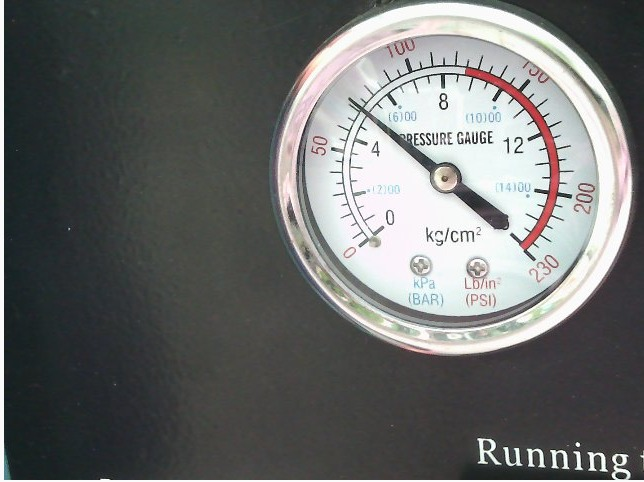
#> input picture images/meter.jpeg, 644 x 482 px
$ python analog_gr_rp_test.py
#> lines starting #> are read from the running program, lines starting #| are printed output that depends on the picture
# -*- coding: utf-8 -*-
import cv2
import numpy as np
import glob
import os
import sys
import random
import time
import json
import base64
import requests
from datetime import datetime, timedelta
import pytz
import shutil

def write_to_log_file(log_message):
    log_file_path = 'python_log.txt'

    # Open the log file in append mode
    with open(log_file_path, 'a') as log_file:
        # Write the message to the log file
        log_file.write(log_message + '\n')

def is_image_dark(image_name, brightness_threshold):
    # Load the image
    image = cv2.imread('images/%s' %(image_name))

    # Convert the image to grayscale
    gray = cv2.cvtColor(image, cv2.COLOR_BGR2GRAY)

    # Calculate the average brightness (luminance)
    average_brightness = cv2.mean(gray)[0]

    write_to_log_file("average_brightness = %s" % (average_brightness))
    write_to_log_file("brightness_threshold = %s" % (brightness_threshold))

    # Compare the average brightness to the threshold
    is_dark = average_brightness < brightness_threshold

    return average_brightness, is_dark

# [72 lines left out: functions is_within_brightness_range, darken_needle, increase_brightness, rotate_image_counterclockwise, rotate_image_clockwise, not called in this run]

def crop_image_using_circle(image_name):
    # Load the image
    img = cv2.imread('images/%s' %(image_name))

    # Convert the image to grayscale
    gray = cv2.cvtColor(img, cv2.COLOR_BGR2GRAY)

    # Apply Gaussian blur to reduce noise
    blurred = cv2.GaussianBlur(gray, (5, 5), 0)

    # Apply Canny edge detection to detect edges
    edges = cv2.Canny(blurred, 50, 150)
    # Detect circles using the HoughCircles function

    #circles = cv2.HoughCircles(edges, cv2.HOUGH_GRADIENT, dp=1, minDist=500, param1=200, param2=50, minRadius=0, maxRadius=155)
    circles = cv2.HoughCircles(gray, cv2.HOUGH_GRADIENT, dp=1, minDist=200, param1=200, param2=100, minRadius=50, maxRadius=500)

    if circles is not None:
        write_to_log_file("Number of circles detected after crop: %s" % (len(circles[0])))
    else:
        write_to_log_file("No circles detected in the image after crop.")
    # If circles are found, draw them and crop the image
    if circles is not None:
        # Convert the (x, y) coordinates and radius of the circles to integers
        circles = circles.astype(int)
        # Draw the circles on the original image
        #for (x, y, r) in circles[0]:
        #    cv2.circle(img, (x, y), r, (0, 255, 0), 2)

        # Crop and save each circle
        for i in range(len(circles[0])):
            x, y, r = circles[0][i]
            cropped = img[y - r:y + r, x - r:x + r]
            cv2.imwrite('images/crop' + str(i + 1) + '.jpg', cropped)

        cv2.waitKey(0)
        cv2.destroyAllWindows()
        # Return the number of circles detected
        return len(circles[0])
    else:
        # If no circles are detected, return 0
        return 0


def get_user_input(image_name):
    # [4 lines of commented-out code are left out]

    min_angle =30
    max_angle =330
    min_value = 0
    max_value = 230
    write_to_log_file("min_angle %s max_angle %s min_value %s max_value %s" % (min_angle, max_angle, min_value, max_value))
    return min_angle, max_angle, min_value, max_value

# [13 lines left out: function avg_circles, not called in this run]


# x,y is the centre of circle, r is radius of circle
def draw_pts_and_text_in_img_to_show_deg(img, x, y, r, image_path, gauge_number, file_type):
    # Put Text in seperation of 10 degree, that means 36 points in 360 degree circle
    separation = 10.0  # in degrees
    interval = int(360 / separation)

    # set empty arrays, 2 is for getting the x and y points for each point
    start = np.zeros((interval, 2))
    end = np.zeros((interval, 2))
    p_text = np.zeros((interval, 2))

    # start[i][j] is the x and y coordinates for the starting point of point to show angle
    # Since start point is before the circumference of circle, put 0.9 * r
    # Eq for any point in x-axis x = a + r * cos@, where a, b is centre point of circle
    # Eq for any point in y-axis y = b + r * sin@, where a, b is centre point of circle
    for i in range(0, interval):
        for j in range(0, 2):
            if j % 2 == 0:
                start[i][j] = x + 0.9 * r * np.cos(separation * i * 3.14 / 180)  # point for lines
            else:
                start[i][j] = y + 0.9 * r * np.sin(separation * i * 3.14 / 180)

    # end[i][j] is the x and y coordinates for the end point of point to show angle
    # Since end point is at the circumference of circle, put r itself in eqn
    # Eq for any point in x-axis x = a + r * cos@, where a, b is centre point of circle
    # Eq for any point in y-axis y = b + r * sin@, where a, b is centre point of circle
    for i in range(0, interval):
        for j in range(0, 2):
            if j % 2 == 0:
                end[i][j] = x + r * np.cos(separation * i * 3.14 / 180)
            else:
                end[i][j] = y + r * np.sin(separation * i * 3.14 / 180)

    text_offset_x = 10
    text_offset_y = 5

    # point for text labels, i+9 rotates the labels by 90 degrees
    # 1.2 * r since text is written outside the circumference of circle
    for i in range(0, interval):
        for j in range(0, 2):
            if j % 2 == 0:
                p_text[i][j] = x - text_offset_x + 0.8 * r * np.cos((separation) * (i + 9) * 3.14 / 180)
            else:
                p_text[i][j] = y + text_offset_y + 0.8 * r * np.sin((separation) * (i + 9) * 3.14 / 180)

    # add the lines and labels to the image
    # cv2.line(image, start_point, end_point, color, thickness)
    # start_point: It is the starting coordinates of the line.
    #              The coordinates are represented as tuples of two values i.e. (X, Y).
    # end_point: It is the ending coordinates of the line.
    #            The coordinates are represented as tuples of two values i.e. (X, Y).
    # color: It is the color of the line to be drawn.
    #        For RGB, we pass a tuple. eg: (255, 0, 0) for blue color.
    # thickness: It is the thickness of the line in px.

    # cv2.putText(image, text, org, font, fontScale, color[, thickness[, lineType[, bottomLeftOrigin]]])
    # image: It is the image on which text is to be drawn.
    # text: Text string to be drawn.
    # org: It is the coordinates of the bottom-left corner of the text string in the image.
    #      The coordinates are represented as tuples of two values i.e. (X, Y).
    # font: It denotes the font type. Some of font types are FONT_HERSHEY_SIMPLEX, FONT_HERSHEY_PLAIN, , etc.
    # fontScale: Font scale factor that is multiplied by the font-specific base size.
    # color: It is the color of text string to be drawn. For BGR, we pass a tuple. eg: (255, 0, 0) for blue color.
    # thickness: It is the thickness of the line in px.
    # lineType: This is an optional parameter.It gives the type of the line to be used.
    # bottomLeftOrigin: This is an optional parameter.
    #                   When it is true, the image data origin is at the bottom-left corner.
    #                   Otherwise, it is at the top-left corner.
    for i in range(0, interval):
        cv2.line(img, (int(start[i][0]), int(start[i][1])), (int(end[i][0]), int(end[i][1])), (0, 255, 0), 2)
        cv2.putText(img, '%s' % (int(i * separation)), (int(p_text[i][0]), int(p_text[i][1])), cv2.FONT_HERSHEY_SIMPLEX,
                    0.3, (0, 0, 0), 1, cv2.LINE_AA)

    # Image after the lines and labels added to the image
    cv2.imwrite('images/output/gauge-%s-calibration.%s' % (gauge_number, file_type), img)

    return img;


def find_and_draw_circle(image_path, gauge_number, file_type):
    img = cv2.imread(image_path)
    output = img.copy()
    height, width = img.shape[:2]
    #print("height = ", height)
    #print("width = ", width)

    # Convert the image to gray scale
    gray = cv2.cvtColor(img, cv2.COLOR_BGR2GRAY)

    # detect circles
    # restricting the search from 35-48% of the possible radii gives fairly good results across different samples.
    # 1 - dp value, larger this value, smaller the accumulator array become
    # 20 - minDist between the center(x,y) of detected circles
    #      if minDist is too small, multiple circles maybe falsely detected
    #      if minDist is large some circles mayn't be detected
    # 100 - param1 Canny edge detection requires two parameters — minVal and maxVal.
    #       Param1 is the higher threshold of the two. The second one is set as Param1/2.
    # 50  - param2, this is the accumulator threshold for the candidate detected circles.
    #       By increasing this threshold value, we can ensure that only the best circles,
    #       corresponding to larger accumulator values, are returned.
    # int(height*0.35) minRadius: Minimum circle radius.
    # int(height*0.48) maxRadius: Maximum circle radius.

    circles = cv2.HoughCircles(gray, cv2.HOUGH_GRADIENT, 1, 100, np.array([]), 100, 50, int(height * 0.35),
                               int(height * 0.48))

    #circles = cv2.HoughCircles(gray, cv2.HOUGH_GRADIENT, dp=1, minDist=200, param1=200, param2=100, minRadius=50, maxRadius=500)
    #circles = cv2.HoughCircles(gray, cv2.HOUGH_GRADIENT, dp=1, minDist=200, param1=200, param2=100, int(height * 0.35), int(height * 0.48))

    if circles is not None:
        write_to_log_file("find_and_draw_circle Number of circles detected: %s" % (len(circles[0])))
    else:
        write_to_log_file("find_and_draw_circle No circles detected in the image.")


    # Draw circles that are detected.
    if circles is not None:
        #a, b, r = circles.shape
        #print("circles.shape a = %s b = %s r = %s" % (a, b, r))

        # if there are more circles detected, we need to find average to get more accurate a,b, and r
        det_circles = np.round(circles[0, :]).astype("int")
        no_of_circles = len(det_circles)

        # Convert the circle parameters a, b and r to integers.
        circles = np.uint16(np.around(circles))

        for pt in circles[0, :]:
            a, b, r = pt[0], pt[1], pt[2]
            #print("no_of_circles %s circles.shape x = %s y = %s radius = %s" % (no_of_circles, a, b, r))

            # Draw the circumference of the circle.
            # cv2.circle(image, center_coordinates, radius, color, thickness)
            # image: It is the image on which the circle is to be drawn.
            # center_coordinates: It is the center coordinates of the circle.
            #                     The coordinates are represented as tuples of two values i.e.
            #                     (X coordinate value, Y coordinate value).
            # radius: It is the radius of the circle.
            # color: It is the color of the borderline of a circle to be drawn.
            #        For BGR, we pass a tuple. eg: (255, 0, 0) for blue color.
            #        (0, 255, 0) - Green
            #        (0, 0, 255) - Red
            # thickness: It is the thickness of the circle border line in px.
            #            Thickness of -1 px will fill the circle shape by the specified color.
            cv2.circle(img, (a, b), r, (0, 255, 0), 2)

            # Draw a small circle (of radius 1) to show the center.
            cv2.circle(img, (a, b), 1, (0, 0, 255), 3)
            cv2.imwrite('images/output/gauge-%s-circles-detected.%s' % (gauge_number, file_type), img)

        return img, a, b, r


def find_angle_between_2_points(x, y, final_line_list):
    x1 = final_line_list[0][0]
    y1 = final_line_list[0][1]
    x2 = final_line_list[0][2]
    y2 = final_line_list[0][3]

    #print("x=%s y=%s x1=%s y1=%s x2=%s y2=%s" % (x, y, x1, y1, x2, y2))
    # Angle of a line given 2 points is @= arctan(y2-y1/x2-x1)
    # find the farthest point from the center to be what is used to determine the angle
    dist_pt_0 = dist_2_pts(x, y, x1, y1)
    dist_pt_1 = dist_2_pts(x, y, x2, y2)
    #print("dist_pt_0=%s dist_pt_1=%s" % (dist_pt_0, dist_pt_1))

    if (dist_pt_0 > dist_pt_1):
        x_angle = x1 - x
        y_angle = y - y1
    else:
        x_angle = x2 - x
        y_angle = y - y2

    # take the arc tan of y/x to find the angle based on x-axis
    res = np.arctan(np.divide(float(y_angle), float(x_angle)))
    # [8 lines of commented-out code are left out]
    res = np.rad2deg(res)
    if x_angle > 0 and y_angle > 0:  # in quadrant I
        final_angle = 270 - res
    if x_angle < 0 and y_angle > 0:  # in quadrant II
        final_angle = 90 - res # this should be - based on test result
    if x_angle < 0 and y_angle < 0:  # in quadrant III
        final_angle = 90 - res
    if x_angle > 0 and y_angle < 0:  # in quadrant IV
        final_angle = 270 + res

    return final_angle


def dist_2_pts(x1, y1, x2, y2):
    return np.sqrt((x2 - x1) ** 2 + (y2 - y1) ** 2)


# remove all lines outside a given radius
def get_final_line(img, lines, x, y, r, image_path, gauge_number, file_type):
    final_line_list = []

    # diff1LowerBound and diff1UpperBound determine how close the line should be from the center
    diff1LowerBound = 0.05
    diff1UpperBound = 0.7

    # diff2LowerBound and diff2UpperBound determine how close the other point of the line should be to the outside of the gauge
    diff2LowerBound = 0.5
    diff2UpperBound = 1.0

    output = img.copy()

    write_to_log_file("Filtering lines based on diff1 < diff1UpperBound * r and diff1 > diff1LowerBound * r and")
    write_to_log_file("diff2 < diff2UpperBound * r and diff2 > diff2LowerBound * r")
    for i in range(0, len(lines)):
        for x1, y1, x2, y2 in lines[i]:
            diff1 = dist_2_pts(x, y, x1, y1)  # x, y is center of circle
            diff2 = dist_2_pts(x, y, x2, y2)  # x, y is center of circle

            # [8 lines of commented-out code are left out]
            if diff1 > diff2:
                temp = diff1
                diff1 = diff2
                diff2 = temp
            write_to_log_file("get_final_line diff1 = %s diff1UpperBound * r = %s diff1LowerBound * r = %s" % (diff1, diff1UpperBound * r, diff1LowerBound * r))
            write_to_log_file("get_final_line diff2 = %s diff2UpperBound * r = %s diff2LowerBound * r = %s" % (diff2, diff2UpperBound * r, diff2LowerBound * r))

            # check if line is within an acceptable range
            if ((diff1 < diff1UpperBound * r) and (diff1 > diff1LowerBound * r) and
                (diff2 < diff2UpperBound * r) and (diff2 > diff2LowerBound * r)):
                line_length = dist_2_pts(x1, y1, x2, y2)
                # [13 lines of commented-out code are left out]
                final_line_list.append([x1, y1, x2, y2])
    write_to_log_file("\n")
    # assumes the first line is the best one
    x1 = final_line_list[0][0]
    y1 = final_line_list[0][1]
    x2 = final_line_list[0][2]
    y2 = final_line_list[0][3]
    #print("x1 %s y1 %s x2 %s y2 %s" %(x1, y1, x2, y2))

    dist_pt_0 = dist_2_pts(x, y, x1, y1)
    dist_pt_1 = dist_2_pts(x, y, x2, y2)
    #print("dist_pt_0=%s dist_pt_1=%s" % (dist_pt_0, dist_pt_1))

    if (dist_pt_0 > dist_pt_1):
        cv2.line(img, (x, y), (x1, y1), (0, 255, 0), 2)
    else:
        cv2.line(img, (x, y), (x2, y2), (0, 255, 0), 2)

    # for testing purposes, show the line overlayed on the original image
    cv2.imwrite('images/output/gauge-%s-final_line.%s' % (gauge_number, file_type), img)

    return final_line_list

def get_all_lines(image_path, gauge_number, file_type, x, y, r):
    img = cv2.imread(image_path)
    gray = cv2.cvtColor(img, cv2.COLOR_BGR2GRAY)

    threshold = 100
    # Apply Canny edge detection
    edges = cv2.Canny(gray, threshold, threshold * 2)

    cv2.imwrite('images/output/gauge-%s-dst.%s' % (gauge_number, file_type), edges)
    # Set the threshold values for Hough Line Transform
    rho = 3
    theta = np.pi / 180
    min_line_length = 20
    max_line_gap = 2

    # Perform Hough Line Transform
    lines = cv2.HoughLinesP(edges, rho=rho, theta=theta, threshold=threshold,
                            minLineLength=min_line_length, maxLineGap=max_line_gap)

    output = img.copy()

    filtered_lines = []

    write_to_log_file("Filtering lines based on r * 0.6 <= dist_pt_0 <= r * 0.9 and dist_pt_0 - dist_pt_1 >= 22 and r * 0.05 <= dist_pt_1 <= r * 0.7")
    for i in range(0, len(lines)):
        for x1, y1, x2, y2 in lines[i]:
            img = output.copy()
            dist_pt_0 = dist_2_pts(x, y, x1, y1)
            dist_pt_1 = dist_2_pts(x, y, x2, y2)
            write_to_log_file("get_all_lines dist_pt_0=%s dist_pt_1=%s radius %s name all_line%s.%s" % (dist_pt_0, dist_pt_1, r, i, file_type))
            cv2.line(img, (x1, y1), (x2, y2), (0, 255, 0), 2)
            cv2.imwrite('images/output/all_lines/gauge-%s-all_line%s.%s' % (gauge_number, i, file_type), img)

            # Filter lines based on conditions
            if ((r * 0.6) <= dist_pt_0 <= (r * 0.9) and ((dist_pt_0 - dist_pt_1) >= 22) and ((r * 0.05) <= dist_pt_1 <= (r * 0.7))):
                filtered_lines.append(lines[i])
                # Save the filtered line as an image
                cv2.imwrite('images/output/all_lines/gauge-%s-filtered_line%s.%s' % (gauge_number, i, file_type), img)

    write_to_log_file("\n")
    return filtered_lines

# [45 lines left out: function get_all_lines1, not called in this run]


def main():

    files = glob.glob('images/crop*')
    for f in files:
        os.remove(f)

    file_path = 'python_log.txt'
    # Remove the file if it exists
    if os.path.exists(file_path):
        os.remove(file_path)

    folder_path = 'images/output'
    # Remove the directory and its contents
    if os.path.exists(folder_path):
        shutil.rmtree(folder_path)

    # Create the folder if it doesn't exist
    if not os.path.exists(folder_path):
        os.makedirs(folder_path)

    folder_path = 'images/output/all_lines'
    # Create the folder if it doesn't exist
    if not os.path.exists(folder_path):
        os.makedirs(folder_path)

    num_images = 88  # Number of images (e.g., meter1.jpeg, meter2.jpeg, etc.)

    for i in range(1, num_images + 1):
        #i=1
        image_name = f"meter{i}.jpeg"  # Construct the image name
        image_path = f"rp_test_images/{image_name}"  # Construct the image path


        # Copy the image to "meter.jpeg"
        shutil.copy(image_path, "images/meter.jpeg")

        write_to_log_file("Starting Test meter%s.jpeg" % (i))
        write_to_log_file("==========================")

        # Perform the operations on the image
        num_circles = crop_image_using_circle("meter.jpeg")
#> in crop_image_using_circle, img is the input picture: shape (482, 644, 3); mean B, G, R 107.9, 109, 107.3
#> in crop_image_using_circle, `blurred = cv2.GaussianBlur(gray, (5, 5), 0)`:
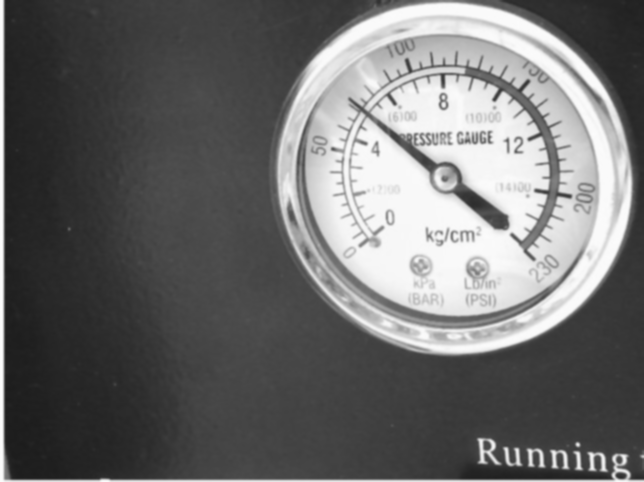
#> blurred: shape (482, 644); min 28, max 252, mean 108.3
#> in crop_image_using_circle, `edges = cv2.Canny(blurred, 50, 150)`:
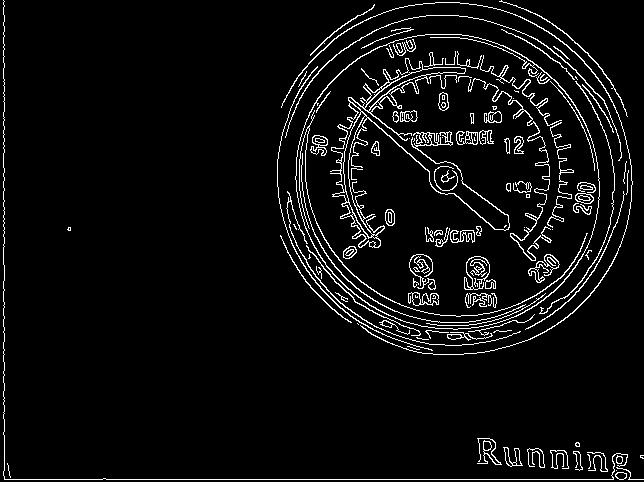
#> edges: shape (482, 644); 5.2% white in thin lines or dots
#> in crop_image_using_circle, `circles = cv2.HoughCircles(gray, cv2.HOUGH_GRADIENT, dp=1, minDist=200..`: circles = [[442.5, 189.5, 156.2]]
#> in crop_image_using_circle, `circles = circles.astype(int)`: circles = [[442, 189, 156]]
#> the loop in crop_image_using_circle, `for i in range(len(circles[0])):` made 1 pass
#> pass 1, in crop_image_using_circle, `cropped = img[y - r:y + r, x - r:x + r]`:
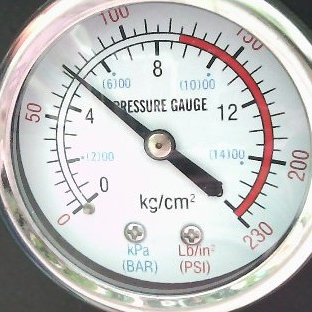
#> cropped: shape (312, 312, 3); mean B, G, R 191.5, 192.4, 192.3
#> num_circles = 1
        for j in range(1, num_circles + 1):
            image_name = f"crop{j}.jpg"  # Construct the cropped image name
            min_angle, max_angle, min_value, max_value = get_user_input(image_name)

            write_to_log_file("Starting Test crop%s.jpg" % (j))
            write_to_log_file("==========================")

            image_path = f"images/{image_name}"
            brightness_threshold = 150

            average_brightness, is_dark = is_image_dark(image_name, brightness_threshold)
#> in is_image_dark, `gray = cv2.cvtColor(image, cv2.COLOR_BGR2GRAY)`:
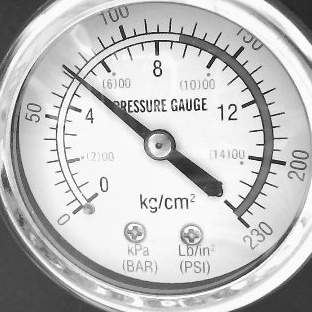
#> gray: shape (312, 312); min 1, max 255, mean 192.2
#> in is_image_dark, `average_brightness = cv2.mean(gray)[0]`: average_brightness = 192.2
#> in is_image_dark, `is_dark = average_brightness < brightness_threshold`: is_dark = False
#> average_brightness = 192.2; is_dark = False

            if is_dark:
                if average_brightness < 120:
                    brightened_image = increase_brightness(image_name, 1.8, 10)
                elif average_brightness < 140:
                    brightened_image = increase_brightness(image_name, 1.5, 10)
                else:
                    brightened_image = increase_brightness(image_name, 1.2, 10)
                cv2.imwrite(image_path, brightened_image)

            gauge_number = j
            file_type = 'jpg'
            files = glob.glob(f'images/output/gauge-{gauge_number}*')
            for f in files:
                os.remove(f)

            img, x, y, r = find_and_draw_circle(image_path, gauge_number, file_type)
#> in find_and_draw_circle, `circles = cv2.HoughCircles(gray, cv2.HOUGH_GRADIENT, 1, 100, np.array(..`: circles = [[160.5, 149.5, 148.4]]
#> in find_and_draw_circle, `det_circles = np.round(circles[0, :]).astype("int")`: det_circles = [[160, 150, 148]]
#> in find_and_draw_circle, `no_of_circles = len(det_circles)`: no_of_circles = 1
#> in find_and_draw_circle, `circles = np.uint16(np.around(circles))`: circles = [[160, 150, 148]]
#> the loop in find_and_draw_circle, `for pt in circles[0, :]:` made 1 pass
#> pass 1, in find_and_draw_circle, `cv2.imwrite('images/output/gauge-%s-circles-detected.%s' % (gauge_numb..`:
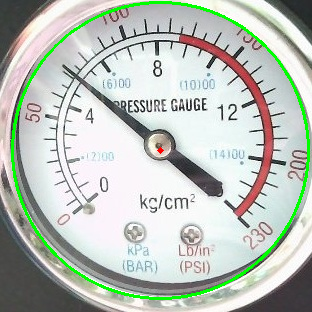
#> saved as gauge-1-circles-detected.jpg: shape (312, 312, 3); mean B, G, R 186.6, 194.7, 187.5
#> x = 160; y = 150; r = 148
            img = draw_pts_and_text_in_img_to_show_deg(img, x, y, r, image_path, gauge_number, file_type)
#> (the rest of the program and of its run is left out)
